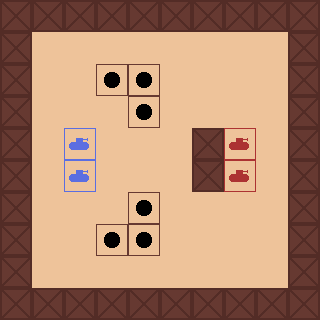

Tiled map render using the project's own tile images. Description and the whole map definition, tile-layer contents included, below:
An orthogonal 10x10 tile map with 32x32 px tiles, 1 tile layer (Tile Layer 1).

<map version="1.5" tiledversion="1.7.2" orientation="orthogonal" renderorder="right-down" width="10" height="10" tilewidth="32" tileheight="32" infinite="0" nextlayerid="2" nextobjectid="1">
 <tileset firstgid="1" name="Tanks" tilewidth="32" tileheight="32" tilecount="9" columns="3">
  <image source="../tilemap/tilemap_v2.png" width="96" height="96" />
 </tileset>
 <layer id="1" name="Tile Layer 1" width="10" height="10">
  <data encoding="csv">
3,3,3,3,3,3,3,3,3,3,
3,1,1,1,1,1,1,1,1,3,
3,1,1,4,4,1,1,1,1,3,
3,1,1,1,4,1,1,1,1,3,
3,1,6,1,1,1,3,5,1,3,
3,1,6,1,1,1,3,5,1,3,
3,1,1,1,4,1,1,1,1,3,
3,1,1,4,4,1,1,1,1,3,
3,1,1,1,1,1,1,1,1,3,
3,3,3,3,3,3,3,3,3,3
</data>
 </layer>
</map>